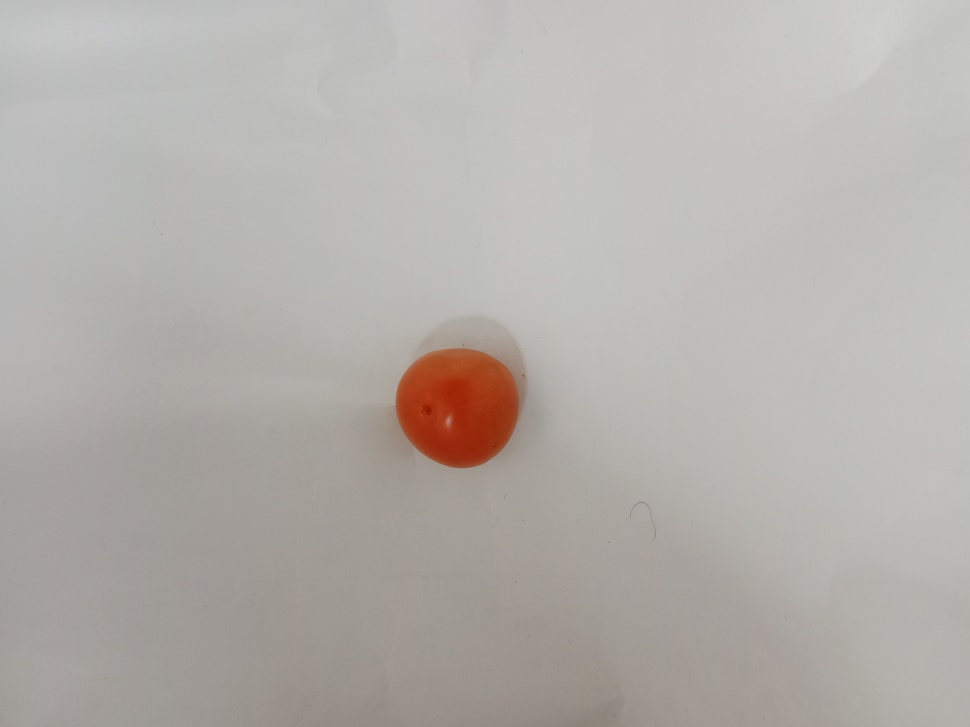
#> input picture Fotos/Size/Test/Tomate_small/IMG_20230218_211817.jpg, 970 x 727 px, shrunk from 4080 x 3060 before the run
$ python -i Validacion_Analisis_Imagen_Size.py   (imports and definitions only)
#> lines starting #> are read from the running program, lines starting #| are printed output that depends on the picture; after the words box and inside, x2 and y2 are one past the last pixel; in counts of white or black regions, pixels touching at a corner belong together
# -*- coding: utf-8 -*-
"""
Created on Wed Apr 19 10:22:27 2023

@author: HP 690 -000B
"""

import os
import numpy as np
import matplotlib.pyplot as plt
import matplotlib
import cv2

#Máscaras de color
def segmentarLimon(image):
    Lista_Imagenes_Limon = []
    image = cv2.imread(image)
#> image is the input picture: shape (727, 970, 3); mean B, G, R 171.3, 175.5, 179.6
    image = cv2.cvtColor(image, cv2.COLOR_BGR2RGB)
    image_hsv = cv2.cvtColor(image, cv2.COLOR_RGB2HSV)
#> image_hsv: shape (727, 970, 3); mean H, S, V 20.9, 12.9, 179.7

    # Elegimos el umbral de verde en HSV
    umbral_verde__bajo = np.array([34,90,0])
    umbral_verde__alto = np.array([90,255,255])

    umbral_Amarillo_bajo = np.array([11,90,0])
    umbral_Amarillo_alto = np.array([33,255,255])

    rojoBajo1 = np.array([0, 90,0], np.uint8)
    rojoAlto1 = np.array([10, 255, 255], np.uint8)
    rojoBajo2 = np.array([120, 90, 0], np.uint8)
    rojoAlto2 = np.array([180, 255, 255], np.uint8)

    # Realizamos las máscaras de la imagen
    mascara_verde = cv2.inRange(image_hsv, umbral_verde__bajo, umbral_verde__alto)
#> mascara_verde: shape (727, 970); every value is 0
    mascara_amarillo = cv2.inRange(image_hsv, umbral_Amarillo_bajo, umbral_Amarillo_alto)
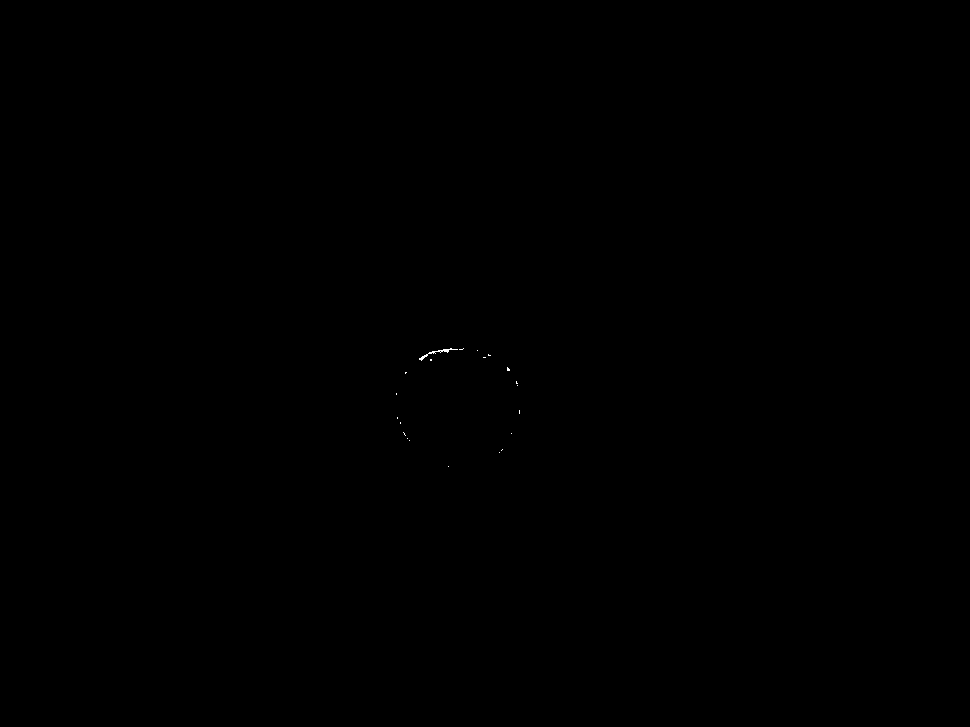
#> mascara_amarillo: shape (727, 970); 0.02% white in thin lines or dots, all inside (x1, y1, x2, y2) = (396, 348, 520, 467)
    mascara_verde_amarillo =  cv2.add(mascara_verde, mascara_amarillo)

    mascara_Rojo1 = cv2.inRange(image_hsv, rojoBajo1, rojoAlto1)
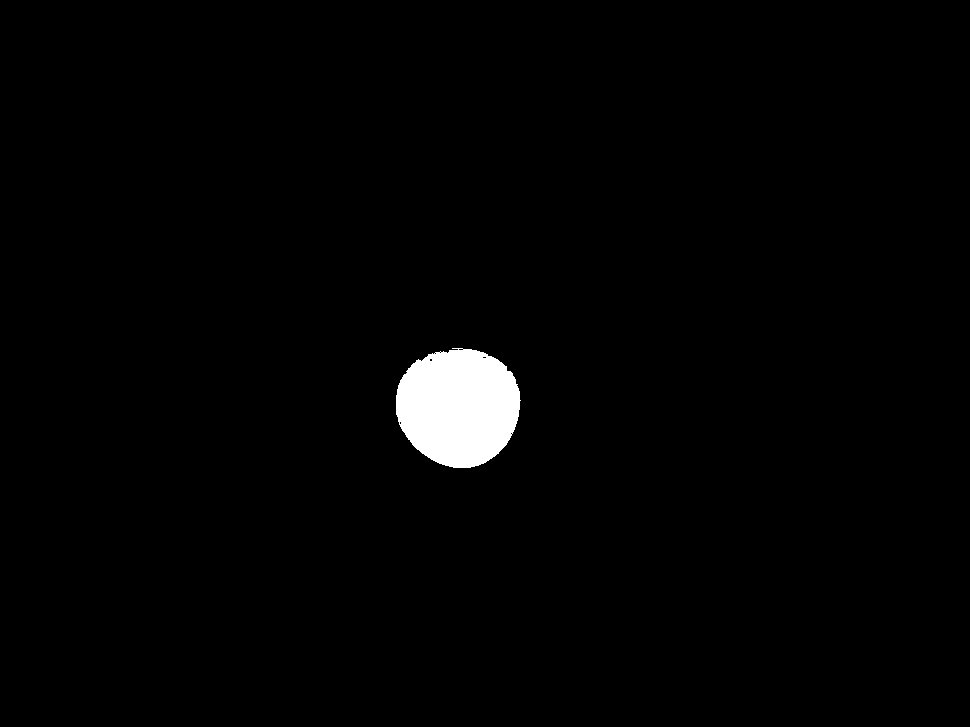
#> mascara_Rojo1: shape (727, 970); 1.7% white; 1 white region, box (x1, y1, x2, y2) and area: (396, 348, 521, 468) 11655
    mascara_Rojo2 = cv2.inRange(image_hsv, rojoBajo2, rojoAlto2)
    mascara_Rojo =  cv2.add(mascara_Rojo1, mascara_Rojo2)

    # Macara final
    mascara_final =  cv2.add(mascara_verde_amarillo, mascara_Rojo)
#> mascara_final: shape (727, 970); 1.7% white; 1 white region, box (x1, y1, x2, y2) and area: (396, 348, 521, 468) 11792

    #Mascara en imagen
    res = cv2.bitwise_and(image, image, mask=mascara_final)
    Lista_Imagenes_Limon.append(mascara_final)
    Lista_Imagenes_Limon.append(res)

    return Lista_Imagenes_Limon

# [37 lines left out: function getROI, not called in this run]

# [1 line that did not run here, left out]
data=np.zeros((4,4))


# [1 line not run here, left out]
# Ubicación de las fotos
URL='D:\OneDrive - Universidad de los Andes\GoodNotes\9-Noveno Semestre\Tesis IELE\Fotos_Totales\Size\Test\Tomate_small'
#URL='D:\OneDrive - Universidad de los Andes\GoodNotes\9-Noveno Semestre\Tesis IELE\Fotos\Size\Test\Tomate_mediano'
#URL='D:\OneDrive - Universidad de los Andes\GoodNotes\9-Noveno Semestre\Tesis IELE\Fotos\Size\Test\Tomate_grande'
#URL='D:\OneDrive - Universidad de los Andes\GoodNotes\9-Noveno Semestre\Tesis IELE\Fotos\Size\Test\Tomate_extra_grande'
Nombre_imagenes=os.listdir(URL)

Tama_1=0
Tama_2=0
Tama_3=0
Tama_4=0

#Cantidad_Verde=[]
#Cantidad_Amarillo=[]
#Cantidad_Rojo=[]
# [42 lines not run here, left out]

data[0,0]=Tama_1
data[0,1]=Tama_2
data[0,2]=Tama_3
data[0,3]=Tama_4

# [1 line not run here, left out]
# Ubicación de las fotos
#URL='D:\OneDrive - Universidad de los Andes\GoodNotes\9-Noveno Semestre\Tesis IELE\Fotos\Size\Test\Tomate_small'
URL='D:\OneDrive - Universidad de los Andes\GoodNotes\9-Noveno Semestre\Tesis IELE\Fotos_Totales\Size\Test\Tomate_mediano'
#URL='D:\OneDrive - Universidad de los Andes\GoodNotes\9-Noveno Semestre\Tesis IELE\Fotos\Size\Test\Tomate_grande'
#URL='D:\OneDrive - Universidad de los Andes\GoodNotes\9-Noveno Semestre\Tesis IELE\Fotos\Size\Test\Tomate_extra_grande'
# [1 line that did not run here, left out]

Tama_1=0
Tama_2=0
Tama_3=0
Tama_4=0

#Cantidad_Verde=[]
#Cantidad_Amarillo=[]
#Cantidad_Rojo=[]
# [42 lines not run here, left out]

data[1,0]=Tama_1
data[1,1]=Tama_2
data[1,2]=Tama_3
data[1,3]=Tama_4
# [1 line not run here, left out]
# Ubicación de las fotos
#URL='D:\OneDrive - Universidad de los Andes\GoodNotes\9-Noveno Semestre\Tesis IELE\Fotos\Size\Test\Tomate_small'
#URL='D:\OneDrive - Universidad de los Andes\GoodNotes\9-Noveno Semestre\Tesis IELE\Fotos\Size\Test\Tomate_mediano'
URL='D:\OneDrive - Universidad de los Andes\GoodNotes\9-Noveno Semestre\Tesis IELE\Fotos_Totales\Size\Test\Tomate_grande'
#URL='D:\OneDrive - Universidad de los Andes\GoodNotes\9-Noveno Semestre\Tesis IELE\Fotos\Size\Test\Tomate_extra_grande'
# [1 line that did not run here, left out]

Tama_1=0
Tama_2=0
Tama_3=0
Tama_4=0

#Cantidad_Verde=[]
#Cantidad_Amarillo=[]
#Cantidad_Rojo=[]
# [42 lines not run here, left out]

data[2,0]=Tama_1
data[2,1]=Tama_2
data[2,2]=Tama_3
data[2,3]=Tama_4

# [1 line not run here, left out]
# Ubicación de las fotos
#URL='D:\OneDrive - Universidad de los Andes\GoodNotes\9-Noveno Semestre\Tesis IELE\Fotos\Size\Test\Tomate_small'
#URL='D:\OneDrive - Universidad de los Andes\GoodNotes\9-Noveno Semestre\Tesis IELE\Fotos\Size\Test\Tomate_mediano'
#URL='D:\OneDrive - Universidad de los Andes\GoodNotes\9-Noveno Semestre\Tesis IELE\Fotos\Size\Test\Tomate_grande'
URL='D:\OneDrive - Universidad de los Andes\GoodNotes\9-Noveno Semestre\Tesis IELE\Fotos_Totales\Size\Test\Tomate_extra_grande'
# [1 line that did not run here, left out]

Tama_1=0
Tama_2=0
Tama_3=0
Tama_4=0

#Cantidad_Verde=[]
#Cantidad_Amarillo=[]
#Cantidad_Rojo=[]
# [42 lines not run here, left out]

data[3,0]=Tama_1
data[3,1]=Tama_2
data[3,2]=Tama_3
data[3,3]=Tama_4

"""
Evaluacion
"""

# [1 line not run here, left out]

VP=[]
suma_total=0
# [5 lines not run here, left out]


VN=[]
# [10 lines not run here, left out]

FP=[]
# [7 lines not run here, left out]

FN=[]
# [7 lines not run here, left out]

sensibilidad=[]
especificidad=[]
exactitud=[]
precision=[]
sum_pre_to=0
# [21 lines not run here, left out]

# [1 line that did not run here, left out]
# [1 line that did not run here, left out]
# [1 line that did not run here, left out]
# [1 line that did not run here, left out]

# [4 lines not run here, left out]


#Mapa de Calor
def heatmap(data, row_labels, col_labels, ax = None,
            cbar_kw = {}, cbarlabel = "", **kwargs):

    if not ax:
      ax = plt.gca()

    im = ax.imshow(data, **kwargs)

    cbar = ax.figure.colorbar(im, ax = ax, **cbar_kw)
    cbar.ax.set_ylabel(cbarlabel, rotation = -90, va = "bottom")

    ax.set_xticks(np.arange(data.shape[1]), labels = col_labels)
    ax.set_yticks(np.arange(data.shape[0]), labels = row_labels)

    ax.tick_params(top = True, bottom = False,
                   labeltop = True, labelbottom = False)

    plt.setp(ax.get_xticklabels(), rotation = -30, ha = "right",
             rotation_mode = "anchor")

    ax.spines[:].set_visible(False)

    ax.set_xticks(np.arange(data.shape[1] + 1) - 0.5, minor = True)
    ax.set_yticks(np.arange(data.shape[0] + 1) - 0.5, minor = True)
    ax.grid(which = "minor", color = "w", linestyle = '-', linewidth = 3)
    ax.tick_params(which =  "minor", bottom = False, left = False)

    return im, cbar


def annotate_heatmap(im, data = None, valfmt="{x:.2f}",
                     textcolors = ("black", "white"),
                     threshold = None, **textkw):

    if not isinstance(data, (list, np.ndarray)):
        data = im.get_array()

    if threshold is not None:
        threshold = im.norm(threshold)
    else:
        threshold = im.norm(data.max())/2.

    kw = dict(horizontalalignment = "center",
              verticalalignment = "center")
    kw.update(textkw)

    if isinstance(valfmt, str):
        valfmt = matplotlib.ticker.StrMethodFormatter(valfmt)

    texts = []
    for i in range(data.shape[0]):
        for j in range(data.shape[1]):
            kw.update(color=textcolors[int(im.norm(data[i, j]) > threshold)])
            text = im.axes.text(j, i, valfmt(data[i, j], None), **kw)
            texts.append(text)

    return texts

# Etiquetas
labs = ["TP", "TM", "TG", "TEG"]

# Mapa de calor
fig, ax = plt.subplots()
im, cbar = heatmap(data, row_labels = labs, col_labels = labs,
                   ax = ax, cmap = "YlGn", cbarlabel = "Cantidad de Imagenes")
texts = annotate_heatmap(im, valfmt = "{x:.1f}")
# [2 lines not run here, left out]

>>> result = segmentarLimon('../Fotos/Size/Test/Tomate_small/IMG_20230218_211817.jpg')
#> result = 2 items
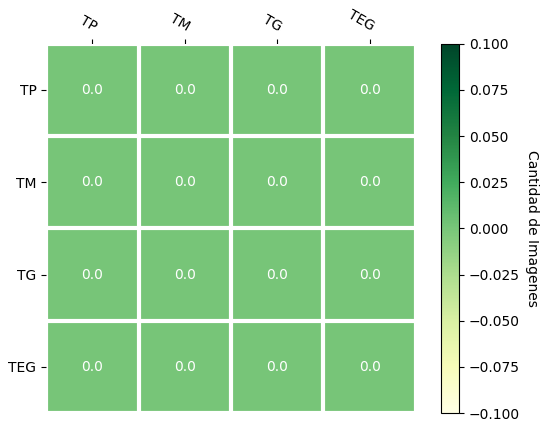
#> figure drawn by matplotlib, 2 panels

$ run again, on Fotos/Size/Test/Tomate_small/IMG_20230430_120135.jpg
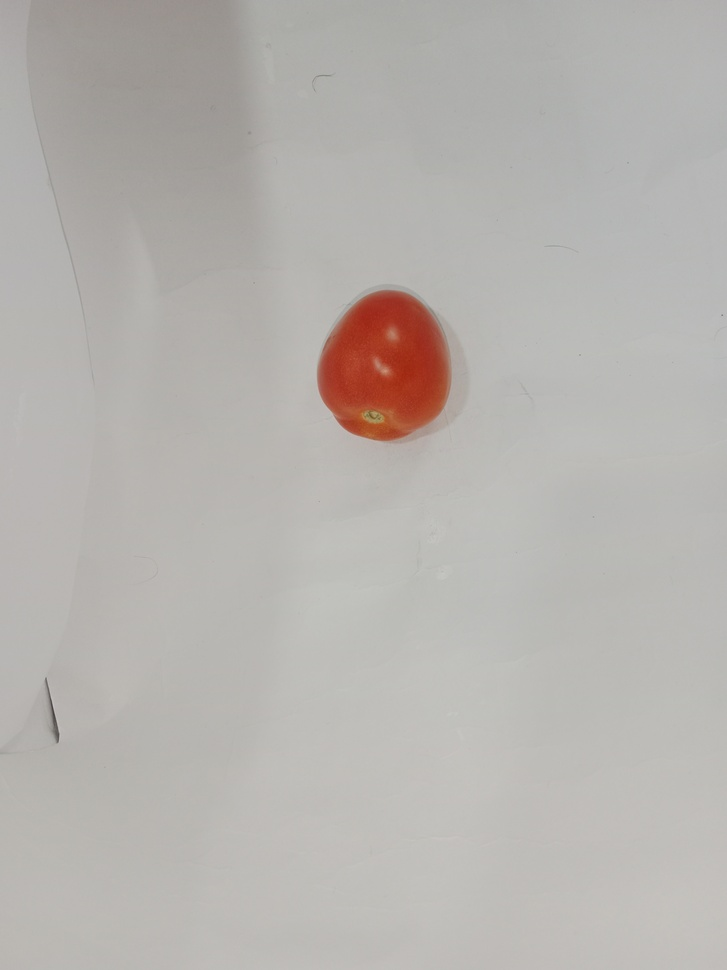
#> input picture Fotos/Size/Test/Tomate_small/IMG_20230430_120135.jpg, 727 x 970 px, shrunk from 3060 x 4080 before the run
#> in segmentarLimon, image is the input picture: shape (970, 727, 3); mean B, G, R 174.8, 178.6, 182.2
#> image_hsv: shape (970, 727, 3); mean H, S, V 22.3, 11.1, 182.3
#> mascara_verde: shape (970, 727); every value is 0
#> mascara_amarillo: shape (970, 727); 0.05% white; 4 white regions (2 under 20 px), largest, box (x1, y1, x2, y2) and area: (359, 410, 390, 426) 350, (365, 433, 374, 439) 28
#> in segmentarLimon, `mascara_Rojo1 = cv2.inRange(image_hsv, rojoBajo1, rojoAlto1)`:
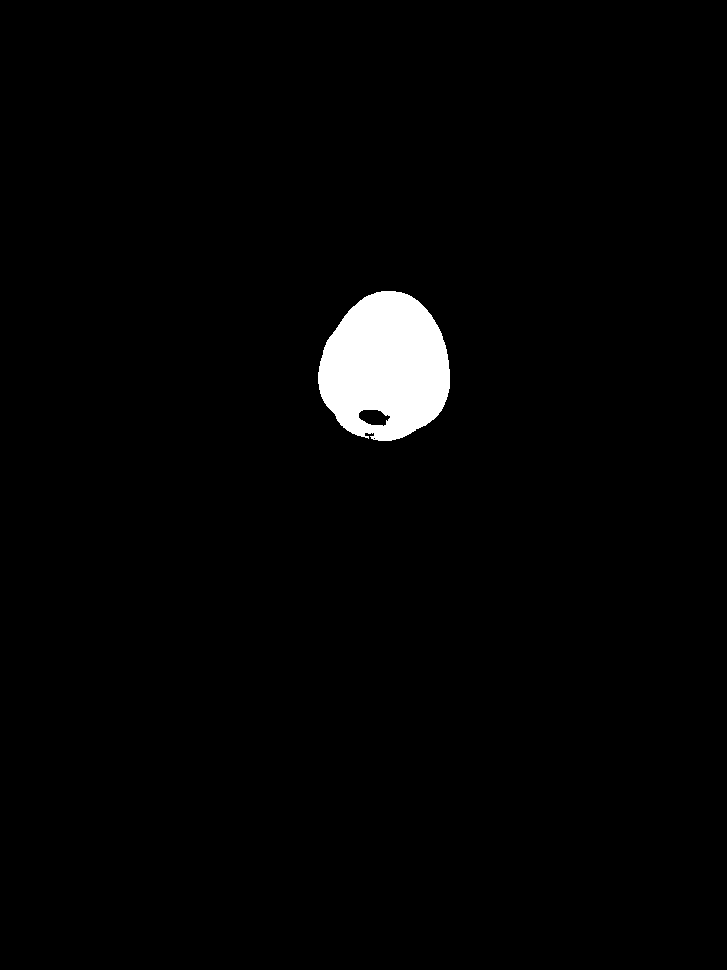
#> mascara_Rojo1: shape (970, 727); 2.1% white; 1 white region, box (x1, y1, x2, y2) and area: (318, 291, 450, 441) 14808
#> mascara_final: shape (970, 727); 2.2% white; 1 white region, box (x1, y1, x2, y2) and area: (318, 291, 450, 441) 15188
#> in segmentarLimon, `res = cv2.bitwise_and(image, image, mask=mascara_final)`:
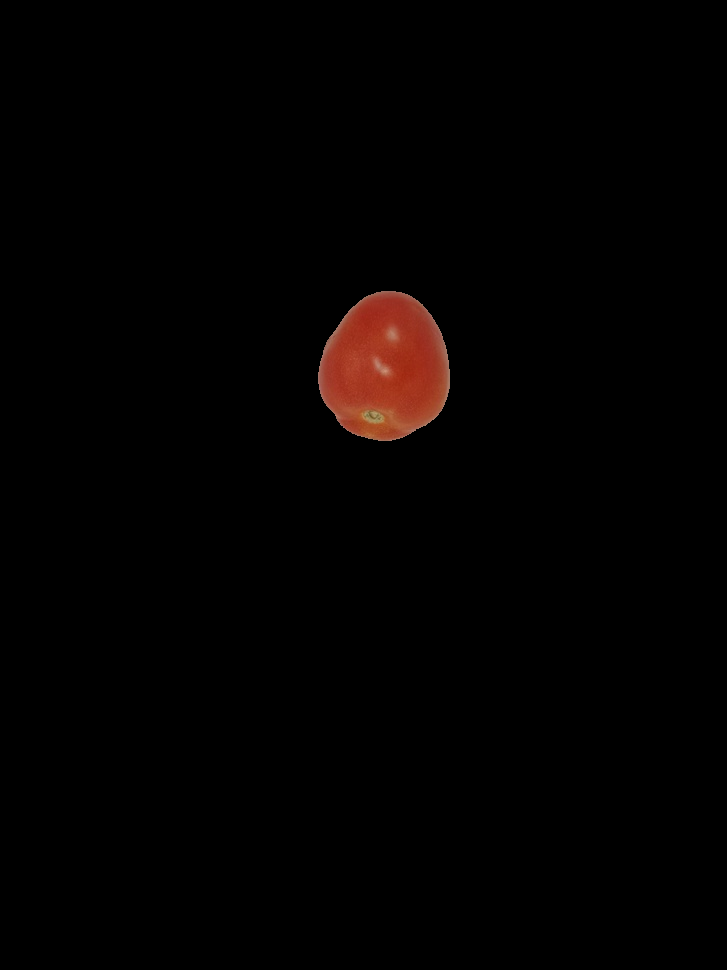
#> res: shape (970, 727, 3); mean R, G, B 3.5, 1.4, 0.9
#> result = 2 items

$ run again, on Fotos/Size/Test/Tomate_small/IMG_20230430_120207_1.jpg
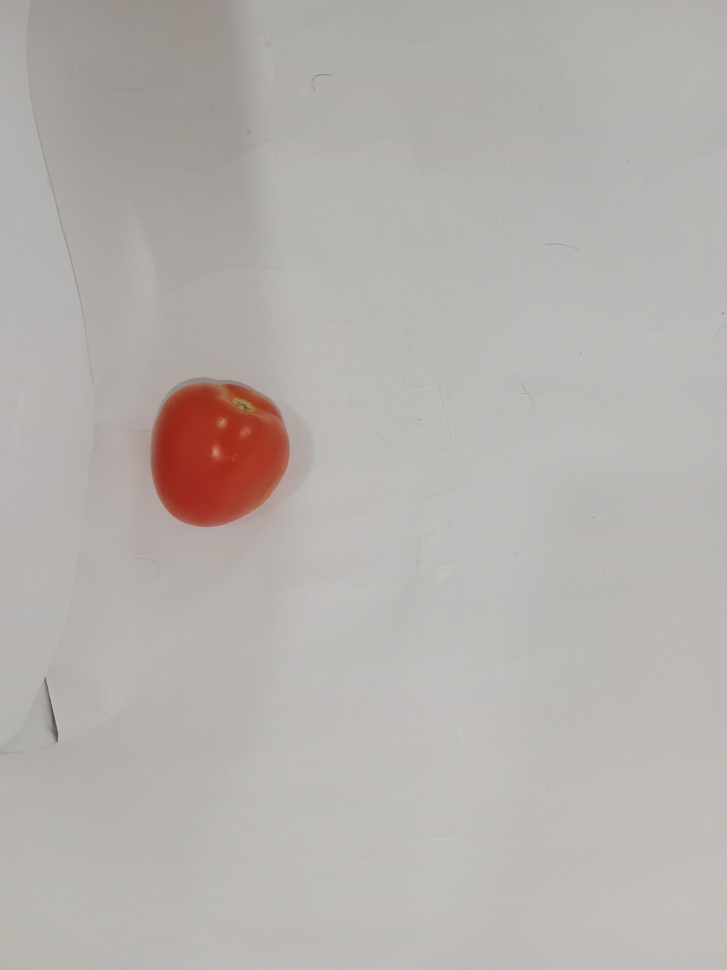
#> input picture Fotos/Size/Test/Tomate_small/IMG_20230430_120207_1.jpg, 727 x 970 px, shrunk from 3060 x 4080 before the run
#> in segmentarLimon, image is the input picture: shape (970, 727, 3); mean B, G, R 173.3, 177, 181.5
#> image_hsv: shape (970, 727, 3); mean H, S, V 20, 12.3, 181.6
#> mascara_verde: shape (970, 727); every value is 0
#> mascara_amarillo: shape (970, 727); 0.03% white; 4 white regions (3 under 20 px), largest, box (x1, y1, x2, y2) and area: (232, 398, 255, 412) 209
#> in segmentarLimon, `mascara_Rojo1 = cv2.inRange(image_hsv, rojoBajo1, rojoAlto1)`:
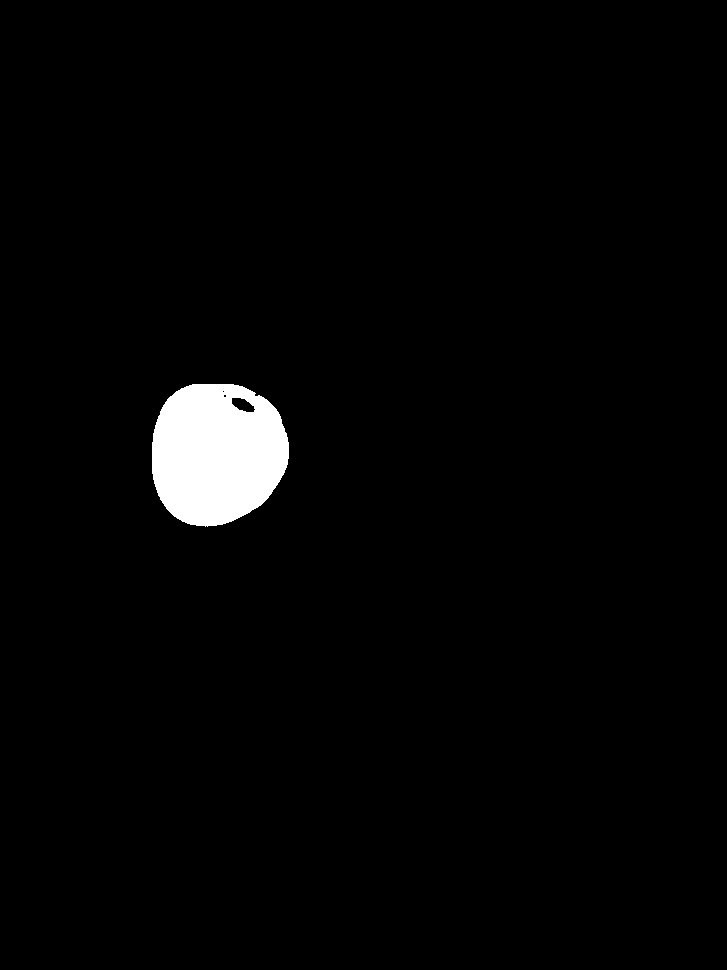
#> mascara_Rojo1: shape (970, 727); 2.2% white; 1 white region, box (x1, y1, x2, y2) and area: (152, 384, 289, 527) 15565
#> mascara_final: shape (970, 727); 2.2% white; 1 white region, box (x1, y1, x2, y2) and area: (152, 384, 289, 527) 15786
#> in segmentarLimon, `res = cv2.bitwise_and(image, image, mask=mascara_final)`:
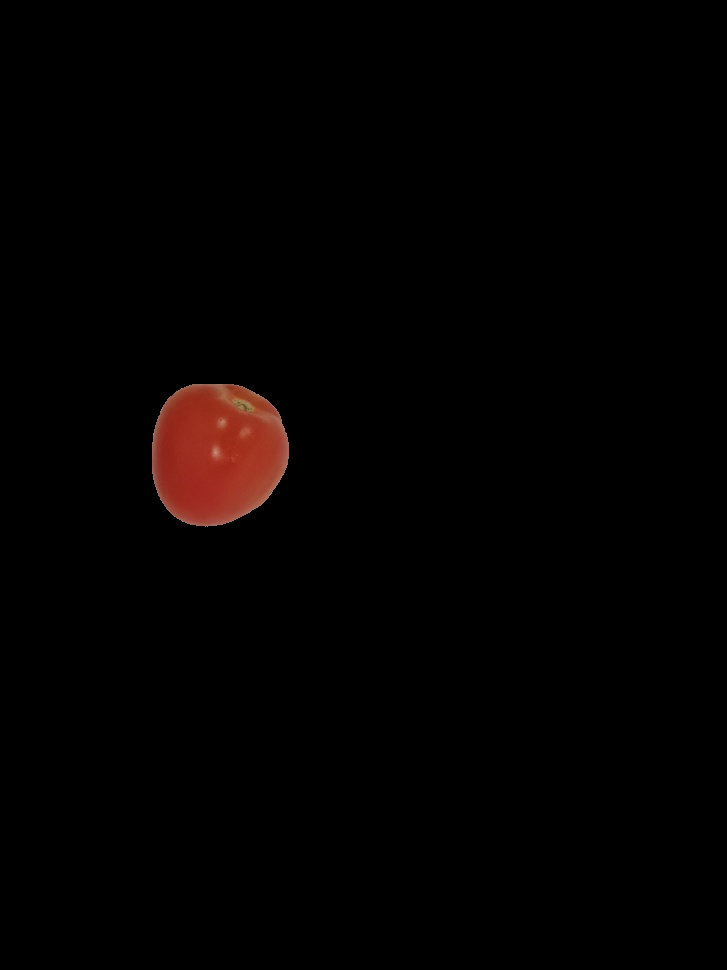
#> res: shape (970, 727, 3); mean R, G, B 3.5, 1.3, 0.9
#> result = 2 items
